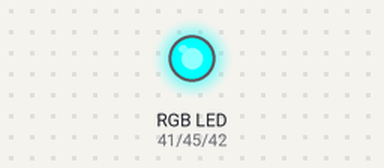
The sketch below on a simulated Arduino Mega 2560, built with avr-gcc and run on an emulated ATmega2560. On the bench: an RGB LED mixed from three pins (HIGH = lit).

Above: at 0.5 s.
At 1.5 s:
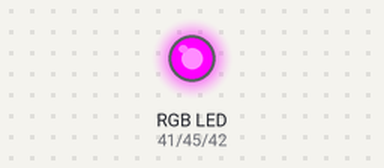
At 2.5 s:
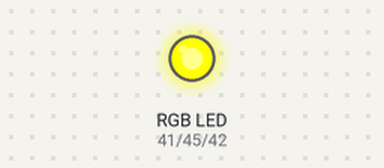
At 3.5 s:
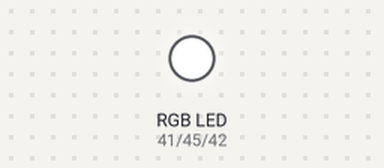
Timing chart, 0 to 5.2 s (numbered marks = the images above):
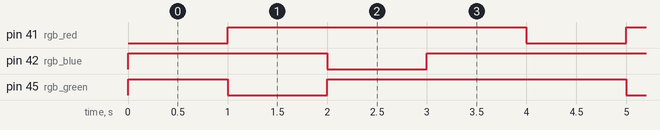

Measured:
- by itself, pin 41 (rgb_red): alternates HIGH for 3.0 s and LOW for 1.0 s
- by itself, pin 42 (rgb_blue), pin 45 (rgb_green): repeats every 4.0 s: LOW 1.0 s, HIGH 3.0 s
- by itself, everything shown: repeats every 4.0 s, in 4 steps

The sketch:

RGB.ino
```cpp
#define rgb_red 41
#define rgb_green 45
#define rgb_blue 42

void setup()
{
  pinMode(rgb_red, OUTPUT);
  pinMode(rgb_green, OUTPUT);
  pinMode(rgb_blue, OUTPUT);

}

void loop()
{
  led_red();
  delay(1000);
  led_green();
  delay(1000);
  led_blue();
  delay(1000);
  led_off();
  delay(1000);

}

void led_red()
{
  digitalWrite(rgb_red, LOW); digitalWrite(rgb_green, HIGH); digitalWrite(rgb_blue, HIGH);
}

void led_green()
{
  digitalWrite(rgb_red, HIGH); digitalWrite(rgb_green, LOW); digitalWrite(rgb_blue, HIGH);
}

void led_blue()
{
  digitalWrite(rgb_red, HIGH); digitalWrite(rgb_green, HIGH); digitalWrite(rgb_blue, LOW);
}

void led_off()
{
  digitalWrite(rgb_red, HIGH); digitalWrite(rgb_green, HIGH); digitalWrite(rgb_blue, HIGH);
}
```
